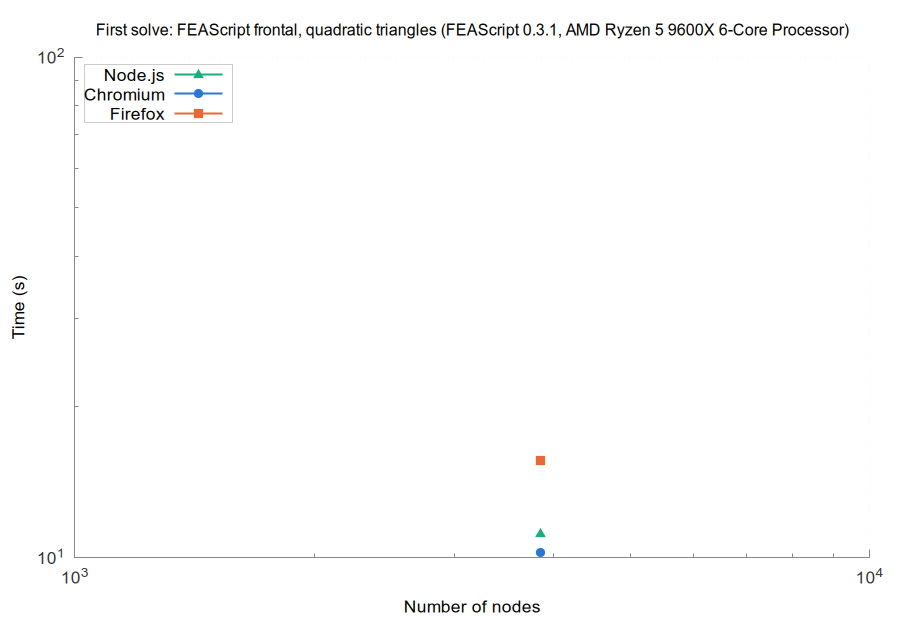

Reproduce this figure in gnuplot.
set terminal pngcairo size 900,620 font 'Arial,13'
set border 3 lc rgb '#888888'; set tics nomirror tc rgb '#333333'
set grid lc rgb '#e6e6e6' lw 1; set key top left box lc rgb '#cccccc' opaque
set logscale xy; set format y '10^{%L}'; set format x '10^{%L}'
set output 'browsers_FEAScript_frontal_quadratic_triangles_first.png'
set title 'First solve: FEAScript frontal, quadratic triangles (FEAScript 0.3.1, AMD Ryzen 5 9600X 6-Core Processor)' font 'Arial,12'
set xlabel 'Number of nodes'
set ylabel 'Time (s)'
plot 'browsers_FEAScript_frontal_quadratic_triangles_first_node.dat' u 1:2 w lp lw 2 pt 9 ps 1.2 lc rgb '#1baf7a' t 'Node.js', \
     'browsers_FEAScript_frontal_quadratic_triangles_first_chromium.dat' u 1:2 w lp lw 2 pt 7 ps 1.2 lc rgb '#2a78d6' t 'Chromium', \
     'browsers_FEAScript_frontal_quadratic_triangles_first_firefox.dat' u 1:2 w lp lw 2 pt 5 ps 1.2 lc rgb '#eb6834' t 'Firefox'
